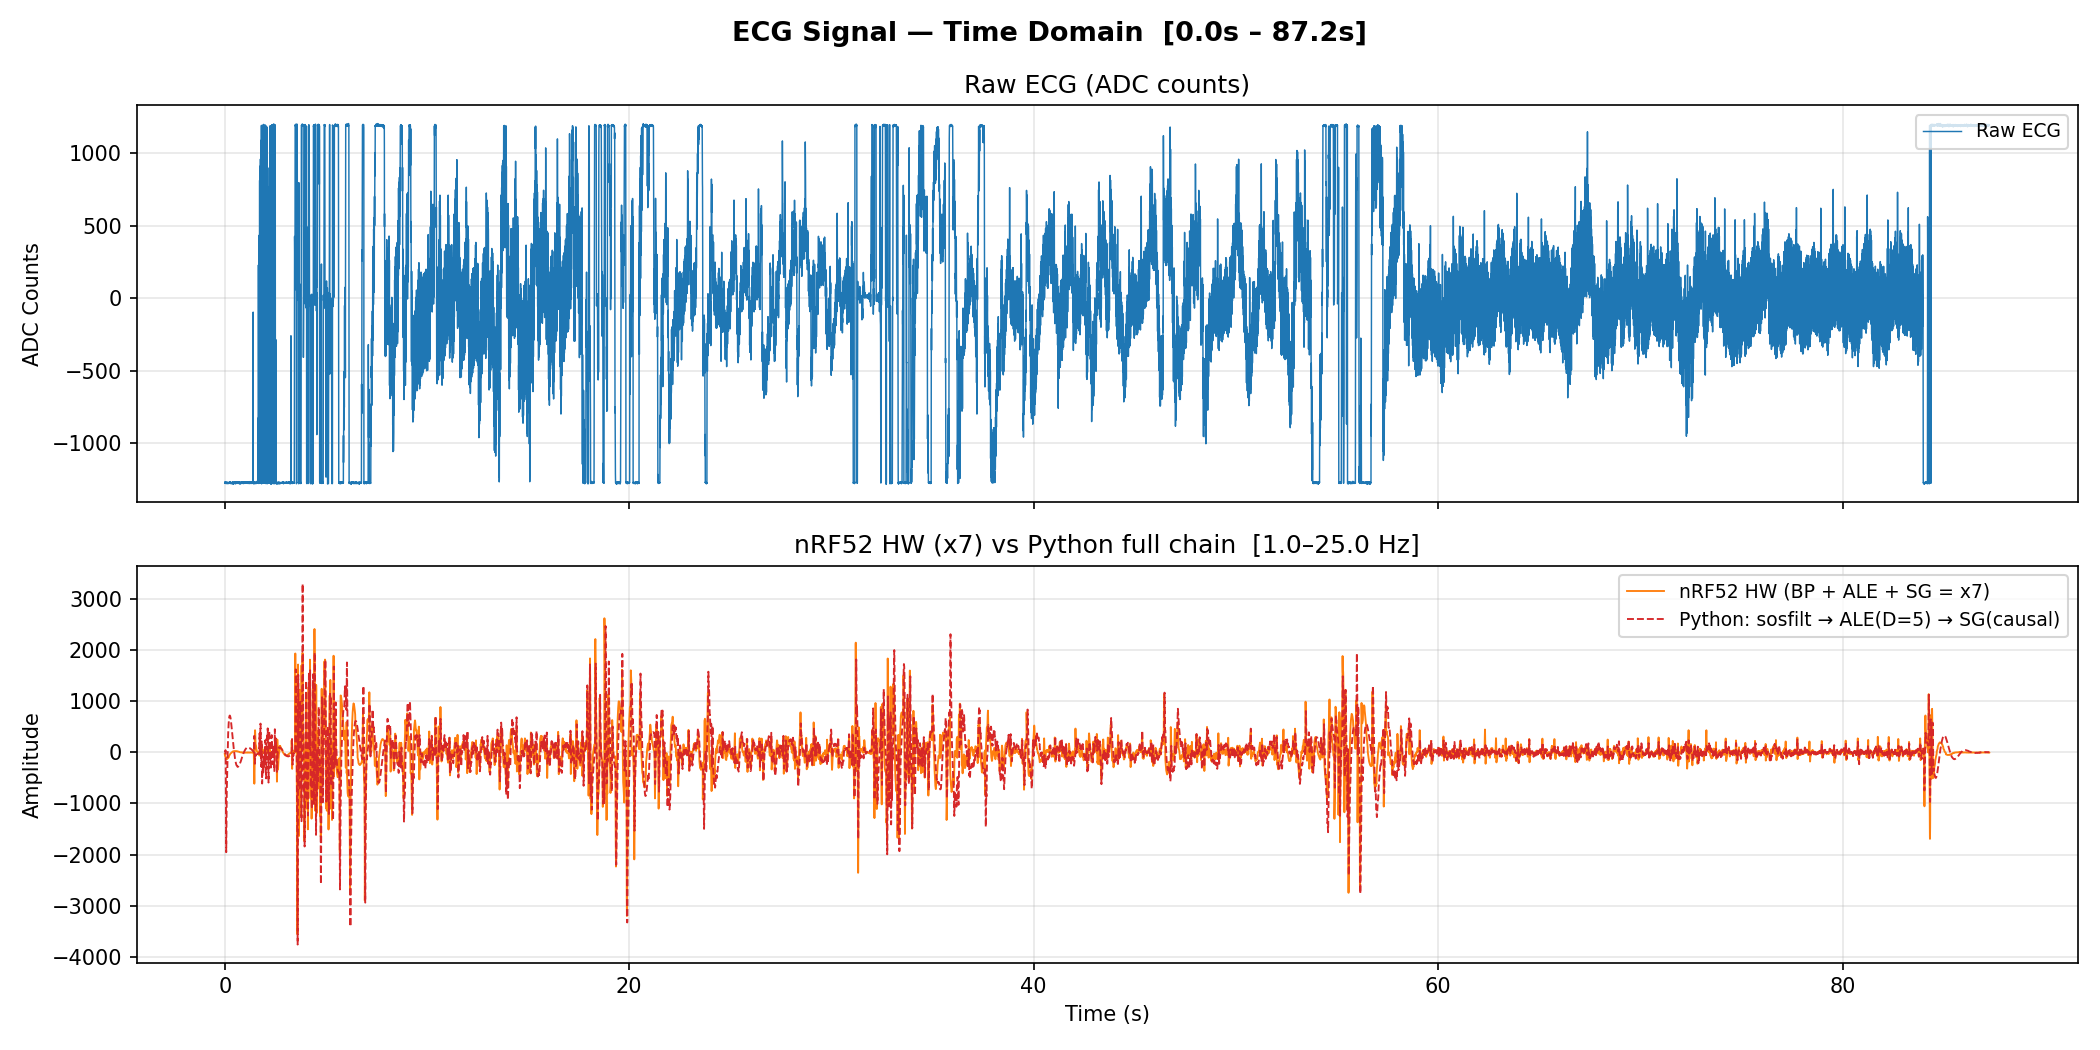

Generate this figure with Python:
import sys
import pandas as pd
import numpy as np
import matplotlib.pyplot as plt
from scipy import signal as sp

sys.stdout.reconfigure(encoding="utf-8")

# =========================
# CONFIG
# =========================
CSV_FILE  = "ecg_log.csv"
FS        = 250.0     # Hz
T_START   = 0.0       # seconds
T_END     = None      # seconds  (set to None for full recording)

# Python Butterworth bandpass
BP_LO    = 1.0
BP_HI    = 25.0
BP_ORDER = 4

# Savitzky-Golay causal FIR — coefficients must match filter.c exactly
# savgol_filter() is zero-phase (forward+backward) → squared response → wrong
# sp.lfilter() is single causal pass → matches hardware
SG_B = np.array([-36, 9, 44, 69, 84, 89, 84, 69, 44, 9, -36]) / 429.0

# ALE NLMS  (must match filter.h and main.c)
NLMS_TAPS = 16
ALE_DELAY = 5
NLMS_MU   = 0.01
NLMS_EPS  = 1e-6

# =========================
# ALE — mirrors filter.c
# =========================
def ale_nlms(signal, n_taps=NLMS_TAPS, delay=ALE_DELAY, mu=NLMS_MU, eps=NLMS_EPS):
    n      = len(signal)
    output = np.zeros(n)
    w      = np.zeros(n_taps)
    x_buf  = np.zeros(n_taps)
    d_buf  = np.zeros(delay)
    x_idx  = 0
    d_idx  = 0

    tap_idx = np.arange(n_taps)

    for i in range(n):
        # delay line: output x[n-delay], store x[n]
        x_delayed   = d_buf[d_idx]
        d_buf[d_idx] = signal[i]
        d_idx        = (d_idx + 1) % delay

        # write into NLMS ring buffer
        x_buf[x_idx] = x_delayed

        # tap vector: w[0]*x[n], w[1]*x[n-1], ...  (mirrors C indexing)
        idx_arr = (x_idx + n_taps - tap_idx) % n_taps
        x_vec   = x_buf[idx_arr]

        # output y = w^T * x
        y    = np.dot(w, x_vec)
        norm = np.dot(x_vec, x_vec)

        # NLMS weight update
        e  = signal[i] - y
        w += (mu / (norm + eps)) * e * x_vec

        output[i] = y
        x_idx = (x_idx + 1) % n_taps

    return output

# =========================
# LOAD CSV
# =========================
df  = pd.read_csv(CSV_FILE)
raw = df["raw"].values.astype(float)
flt = df["filtered"].values.astype(float)

total_samples = len(raw)
total_time    = total_samples / FS

print(f"Loaded {total_samples} samples  ({total_time:.1f} s)")

# =========================
# TIME AXIS
# =========================
t = np.arange(total_samples) / FS

# =========================
# TIME WINDOW
# =========================
t_end = min(T_END, t[-1]) if T_END is not None else t[-1]

mask = (t >= T_START) & (t <= t_end)

t_win   = t[mask]
raw_win = raw[mask]
flt_win = flt[mask]

print(f"Window: {T_START:.1f}s — {t_end:.1f}s  ({mask.sum()} samples)")

# =========================
# DC REMOVAL
# =========================
raw_win = raw_win - np.mean(raw_win)
flt_win = flt_win - np.mean(flt_win)

# =========================
# PYTHON FILTER CHAIN
# Mirrors full hardware chain: sosfilt → ALE → SG  (= x7)
# =========================
sos      = sp.butter(BP_ORDER, [BP_LO, BP_HI], btype="bandpass", fs=FS, output="sos")
py_bp    = sp.sosfilt(sos, raw_win)

print("Running ALE NLMS...")
py_ale   = ale_nlms(py_bp)

py_full  = sp.lfilter(SG_B, [1.0], py_ale)   # causal FIR, matches hardware

print(f"Python chain: sosfilt({BP_LO}–{BP_HI} Hz) → ALE(taps={NLMS_TAPS}, D={ALE_DELAY}) → SG(causal)")

# =========================
# PLOT
# =========================
fig, (ax_raw, ax_flt) = plt.subplots(
    2, 1,
    figsize=(14, 7),
    sharex=True
)

fig.suptitle(
    f"ECG Signal — Time Domain  [{T_START:.1f}s – {t_end:.1f}s]",
    fontsize=13,
    fontweight="bold"
)

# -------------------------
# RAW ECG
# -------------------------
ax_raw.plot(
    t_win,
    raw_win,
    color="tab:blue",
    linewidth=0.7,
    label="Raw ECG"
)

ax_raw.set_title("Raw ECG (ADC counts)")
ax_raw.set_ylabel("ADC Counts")
ax_raw.grid(True, alpha=0.3)
ax_raw.legend(loc="upper right", fontsize=9)

# -------------------------
# HW vs PYTHON FULL CHAIN
# -------------------------
ax_flt.plot(
    t_win,
    flt_win,
    color="tab:orange",
    linewidth=0.9,
    label="nRF52 HW (BP + ALE + SG = x7)"
)

ax_flt.plot(
    t_win,
    py_full,
    color="tab:red",
    linewidth=0.9,
    linestyle="--",
    label=f"Python: sosfilt → ALE(D={ALE_DELAY}) → SG(causal)"
)

ax_flt.set_title(
    f"nRF52 HW (x7) vs Python full chain  [{BP_LO}–{BP_HI} Hz]"
)
ax_flt.set_ylabel("Amplitude")
ax_flt.set_xlabel("Time (s)")
ax_flt.grid(True, alpha=0.3)
ax_flt.legend(loc="upper right", fontsize=9)

plt.tight_layout()
plt.savefig("plot_ecg.png", dpi=150)
plt.show()

print("Saved: plot_ecg.png")
